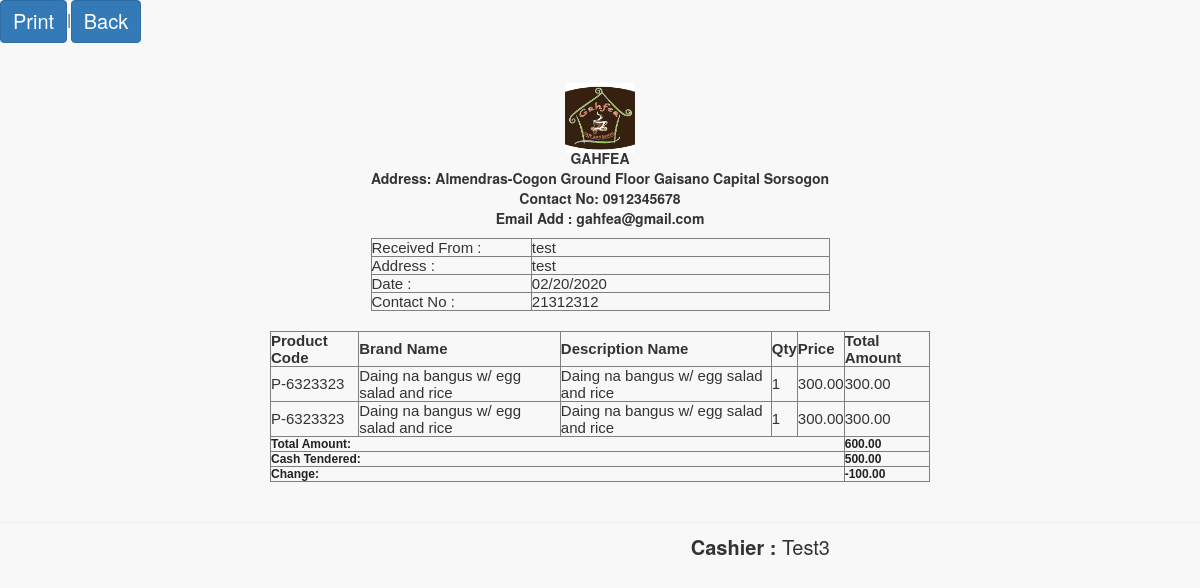
The app's page /pages/cashier/preview.php?invoice=RS-330320 with its own data.
### tables this page shows
CREATE TABLE `sales` (
  `transaction_id` int(11) NOT NULL,
  `invoice_number` varchar(100) NOT NULL,
  `cashier` varchar(100) NOT NULL,
  `date` varchar(25) NOT NULL,
  `type` varchar(100) NOT NULL,
  `amount` varchar(100) NOT NULL,
  `due_date` varchar(100) NOT NULL,
  `name` varchar(100) NOT NULL,
  `balance` varchar(100) NOT NULL,
  `total_amount` varchar(30) NOT NULL,
  `cash` varchar(100) NOT NULL,
  `month` varchar(20) NOT NULL,
  `year` varchar(20) NOT NULL,
  `p_amount` varchar(30) NOT NULL,
  `vat` varchar(30) NOT NULL,
  `address` varchar(80) NOT NULL,
  `contact_number` varchar(11) NOT NULL
);

CREATE TABLE `sales_order` (
  `transaction_id` int(11) NOT NULL,
  `invoice` varchar(100) NOT NULL,
  `product` varchar(100) NOT NULL,
  `qty` varchar(100) NOT NULL,
  `amount` varchar(100) NOT NULL,
  `name` varchar(100) NOT NULL,
  `price` varchar(100) NOT NULL,
  `discount` varchar(100) NOT NULL,
  `category` varchar(100) NOT NULL,
  `date` varchar(25) NOT NULL,
  `omonth` varchar(25) NOT NULL,
  `oyear` varchar(25) NOT NULL,
  `qtyleft` varchar(25) NOT NULL,
  `dname` varchar(50) NOT NULL,
  `vat` varchar(20) NOT NULL,
  `total_amount` varchar(30) NOT NULL,
  `table_number` varchar(25) NOT NULL,
  `order_status` varchar(100) NOT NULL
);

### pages/cashier/preview.php (the view, shortened to what this page needs)
<link href="vendor/bootstrap/css/bootstrap.min.css" rel="stylesheet">
<link href="vendor/metisMenu/metisMenu.min.css" rel="stylesheet">
<link href="dist/css/sb-admin-2.css" rel="stylesheet">
<link href="vendor/font-awesome/css/font-awesome.min.css" rel="stylesheet" type="text/css">
<a class="btn btn-primary" href="javascript:Clickheretoprint()" style="font-size:20px" ;>Print</a>|<a class="btn btn-primary" href="sales.php?invoice=&table_number=&discount=0&cdiscount=" style="font-size:20px" ;>Back</a>
<?php
$invoice = $_GET['invoice'];
include('connect.php');
$result = $db->prepare("SELECT * FROM sales WHERE invoice_number= :userid");
$result->bindParam(':userid', $invoice);
$result->execute();
for ($i = 0; $row = $result->fetch(); $i++) {
	$cname = $row['name'];
	$caddress = $row['address'];
	$date = $row['date'];
	$cashier = $row['cashier'];
	$contact_number = $row['contact_number'];
	$pt = $row['type'];
	$am = $row['amount'];
	if ($pt == 'cash') {
		$cashpaid = $row['cash'];
		$amount = $cashpaid - $am;
	}
}
?>
<div class="content" id="content">
	<center>
		<div style="margin: 0 auto; padding: 20px; width: 700px; font-weight: normal;">
			<img src="logo.jpg" style="width:70px;height:70px;align:center;margin-bottom:-25px">
			<div style="width: 100%;">
				<div style="width: 459px;">
					<br>
					<p style="font-size: 14px;"><b> GAHFEA <br />
							Address: Almendras-Cogon Ground Floor Gaisano Capital Sorsogon<br />
							Contact No: 0912345678<br>
							Email Add : gahfea@gmail.com</b><br></p>
					<div>
						<table border="1" cellpadding="4" cellspacing="0" style="font-family: arial; font-size: 15px;text-align:left;width : 100%;">
							<tr>
								<td width="35%">Received From : </td>
								<td width="75%"><?php echo $cname ?></td>
							</tr>
							<tr>
								<td width="35%">Address : </td>
								<td width="35%"><?php echo $caddress ?></td>
							</tr>
							<tr>
								<td width="35%">Date : </td>
								<td width="75%"><?php echo $date ?></td>
							</tr>
							<tr>
								<td width="25%">Contact No : </td>
								<td width="75%"><?php echo $contact_number ?></td>
							</tr>
						</table>
					</div>
				</div>
			</div><br>
			<div style="width: 100%">
				<table border="1" cellpadding="4" cellspacing="0" style="font-family: arial; font-size: 15px;text-align:left;" width="100%">
					<thead>
						<tr>
							<th> Product Code </th>
							<th> Brand Name </th>
							<th> Description Name </th>
							<th> Qty </th>
							<th> Price </th>
							<th> Total Amount </th>
						</tr>
					</thead>
					<tbody>
						<?php
						$id = $_GET['invoice'];
						$result = $db->prepare("SELECT * FROM sales_order WHERE invoice= :userid");
						$result->bindParam(':userid', $id);
						$result->execute();
						for ($i = 0; $row = $result->fetch(); $i++) {
						?>
							<tr class="record">
								<td><?php echo $row['product']; ?></td>
								<td><?php echo $row['name']; ?></td>
								<td><?php echo $row['dname']; ?></td>
								<td><?php echo $row['qty']; ?></td>
								<td>
									<?php
									$ppp = $row['price'];
									echo formatMoney($ppp, true);
									?>
								</td>
								<td>
									<?php
									$dfdf = $row['total_amount'];
									echo formatMoney($dfdf, true);
									?>
								</td>
							</tr>
						<?php
						}
						?>
						<?php if ($pt == 'cash') {
						?>
							<tr>
								<td colspan="5"><strong style="font-size: 12px; color: #222222;">Total Amount:</strong></td>
								<td colspan="3"><strong style="font-size: 12px; color: #222222;">
										<?php
										$sdsd = $_GET['invoice'];
										$resultas = $db->prepare("SELECT sum(total_amount) FROM sales_order WHERE invoice= :a");
										$resultas->bindParam(':a', $sdsd);
										$resultas->execute();
										for ($i = 0; $rowas = $resultas->fetch(); $i++) {
											$fgfg = $rowas['sum(total_amount)'];
											$discountAmount = $_GET['discount'];
											$totalDiscount = $fgfg - ($fgfg * $discountAmount);
											echo formatMoney($totalDiscount, true);
										}
										?>
									</strong></td>
							</tr>
							<tr>
								<td colspan="5"><strong style="font-size: 12px; color: #222222;">Cash Tendered:</strong></td>
								<td colspan="2"><strong style="font-size: 12px; color: #222222;">
										<?php
										echo formatMoney($cashpaid, true);
										?>
									</strong></td>
							</tr>
						<?php
						}
						?>
						<tr>
							<td colspan="5"><strong style="font-size: 12px; color: #222222;">
									<?php
									if ($pt == 'cash') {
										echo 'Change:';
									}
									?>
								</strong></td>
							<td colspan="3"><strong style="font-size: 12px; color: #222222;">
									<?php
									function formatMoney($number, $fractional = false)
									{
										if ($fractional) {
											$number = sprintf('%.2f', $number);
										}
										while (true) {
											$replaced = preg_replace('/(-?\d+)(\d\d\d)/', '$1,$2', $number);
											if ($replaced != $number) {
												$number = $replaced;
											} else {
												break;
											}
										}
										return $number;
									}
									if ($pt == 'cash') {
										echo formatMoney($amount, true);
									}
									?>
								</strong></td>
						</tr>
					</tbody>
				</table>
	</center>
	<hr>
</div>
<div style="text-align: right;margin-right: 370px; margin-top: -10px; font-size: 20px;"><b>Cashier :</b> <?php echo $cashier ?></div>

### records on screen
sales: name "test", address "test", date "02/20/2020", contact_number "21312312", cash "500.00", formatMoney($amount, true) "-100.00", cashier "Test3"
sales_order: product "P-6323323", name "Daing na bangus w/ egg salad and rice", dname "Daing na bangus w/ egg salad and rice", qty "1", price "300.00", total_amount "300.00"
sales_order: product "P-6323323", name "Daing na bangus w/ egg salad and rice", dname "Daing na bangus w/ egg salad and rice", qty "1", price "300.00", total_amount "300.00"

### other values on screen
formatMoney($totalDiscount, true) "600.00"
